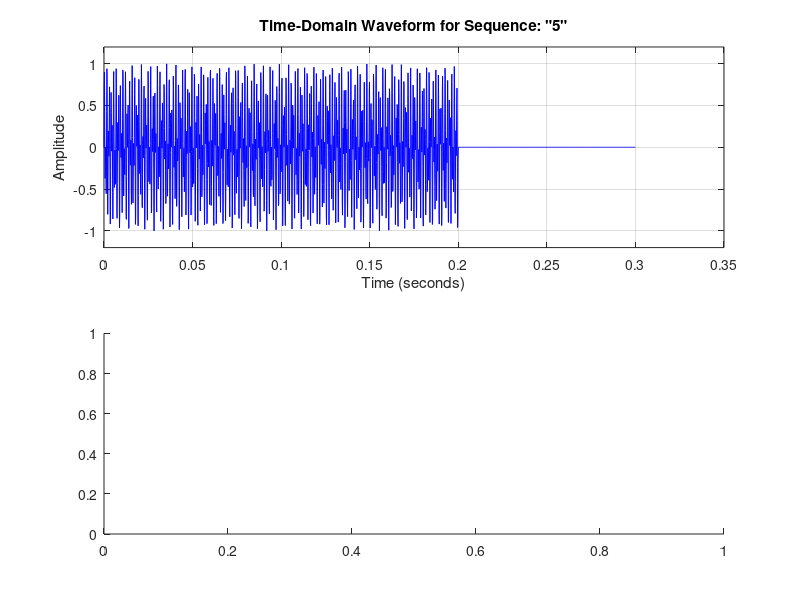

The MATLAB source for this figure: (Note: this script raises an error after producing the figure.)
clc;
clear;
close all;

%% 1. DEFINE TRANSMITTER PARAMETERS
Fs = 8000;                  % Sampling rate (8 kHz standard telephony rate)
tone_duration = 0.2;        % 200 ms tone duration
pause_duration = 0.1;       % 100 ms silent gap between consecutive digits
space_pause_duration = 0.5; % 500 ms delay when a space ' ' is entered

% Define keypad frequencies (4x3 Grid)
row_freqs = [697, 770, 852, 941]; % Low frequency group (Hz)
col_freqs = [1209, 1336, 1477];   % High frequency group (Hz)

% Map keypad to standard 4x3 matrix layout
keypad = {'1', '2', '3'; 
          '4', '5', '6'; 
          '7', '8', '9';
          '*', '0', '#'};

% Create figure once outside the loop for fast updating
fig = figure('Name', 'DTMF Transmitter Signal', 'NumberTitle', 'off');

%% 2. TRANSMITTER CONTINUOUS LOOP
disp('====================================================');
disp('              DTMF TRANSMITTER SYSTEM               ');
disp('  Enter key sequences using 0-9, *, # (e.g., 123 456) ');
disp('  Use spaces " " to insert extra delay between digits');
disp('  Type "exit" or press Enter on empty line to QUIT   ');
disp('====================================================');

while true
    fprintf('\n');
    sequence = input('Enter sequence: ', 's');
    
    % Check for exit conditions
    if isempty(sequence) || strcmpi(sequence, 'exit') || strcmpi(sequence, 'quit')
        disp('Exiting DTMF Transmitter. Goodbye!');
        break;
    end
    
    %% 3. GENERATE DUAL-TONE AUDIO SIGNAL
    tx_signal = [];
    t_tone = 0:(1/Fs):(tone_duration - 1/Fs);
    t_pause = zeros(1, round(pause_duration * Fs));
    t_space = zeros(1, round(space_pause_duration * Fs));

    for i = 1:length(sequence)
        key = sequence(i);
        
        % Handle SPACE character -> Add extra silent delay
        if strcmp(key, ' ')
            tx_signal = [tx_signal, t_space];
            continue;
        end
        
        % Locate row and column of pressed key
        [row, col] = find(strcmp(keypad, key));
        
        if isempty(row)
            warning('Skipping invalid character: "%s". Only 0-9, *, #, space allowed.', key);
            continue;
        end
        
        % Pick the two frequencies for this key
        f_low = row_freqs(row);
        f_high = col_freqs(col);
        
        % Synthesize low wave, high wave, and sum them together
        low_wave  = sin(2 * pi * f_low * t_tone);
        high_wave = sin(2 * pi * f_high * t_tone);
        dual_tone = low_wave + high_wave;
        
        % Normalize signal to prevent clipping
        dual_tone = dual_tone / max(abs(dual_tone));
        
        % Combine tone and silent pause into main signal
        tx_signal = [tx_signal, dual_tone, t_pause];
    end

    % Check if valid audio was generated
    if isempty(tx_signal)
        disp('No valid DTMF characters or spaces were processed.');
        continue;
    end

    %% 4. UPDATE WAVEFORM & SPECTROGRAM PLOTS
    if ishandle(fig)
        figure(fig); % Bring figure to focus
        
        t_axis = (0:length(tx_signal)-1) / Fs;

        % Subplot 1: Time-Domain Waveform
        subplot(2,1,1);
        plot(t_axis, tx_signal, 'b');
        title(['Time-Domain Waveform for Sequence: "', sequence, '"']);
        xlabel('Time (seconds)');
        ylabel('Amplitude');
        ylim([-1.2 1.2]);
        grid on;

        % Subplot 2: Spectrogram
        subplot(2,1,2);
        spectrogram(tx_signal, 256, 200, 512, Fs, 'yaxis');
        title('Frequency Spectrogram (Dual-Tone Pairs)');
        ylim([0 2.0]); % Show 0 kHz to 2 kHz range
        drawnow;
    end

    %% 5. PLAY TRANSMITTED SOUND AND WAIT
    fprintf('Playing DTMF audio for "%s"...\n', sequence);
    
    % Save to file as a backup
    audiowrite('dtmf_output.wav', tx_signal, Fs);

    % Play audio with blocking wait so it finishes before next input prompt
    try
        player = audioplayer(tx_signal, Fs);
        playblocking(player); % Blocks execution until audio finishes playing
    catch
        try
            sound(tx_signal, Fs);
            pause(length(tx_signal)/Fs); % Pause loop while sound plays
        catch
            disp('Audio hardware error. Audio saved to "dtmf_output.wav".');
        end
    end
end
